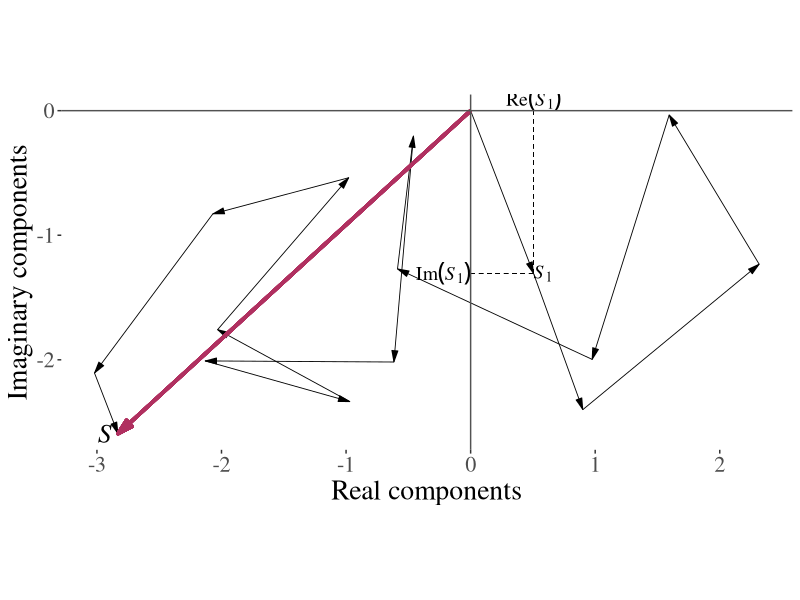

The R script that drew this image: (Note: this script raises an error after producing the figure.)
## ---- chunk 1
library(ggplot2)
library(ggthemes)
  theme_set(theme_tufte() +
  theme(text=element_text(size=20, family="serif")))
library(caret)
library(patchwork)
library(scales)

set.seed(123456789, kind="Mersenne-Twister")
## ---- chunk 2
N <- 15 # number of scatterers
sigma2 <- 1
RAi <- c(rnorm(n = N, mean = 0, sd = sqrt(sigma2)))
IAi <- c(rnorm(n = N, mean = 0, sd = sqrt(sigma2)))

DATA <- data.frame(RAi, IAi)

ggplot(data=DATA) +
  geom_segment(aes(x=c(0, cumsum(RAi)[1:(N-1)]), # All vectors
                   y=c(0, cumsum(IAi)[1:(N-1)]), 
                   xend=cumsum(RAi), yend=cumsum(IAi)), 
               arrow=arrow(ends="last", 
                           type = "closed", 
                           angle = 15, 
                           length = unit(.3, units="cm")), 
               linewidth=.3, color="black") +
  geom_segment(aes(x=0, y=0, xend=sum(RAi), yend=sum(IAi)), # Sum of the vectors
               arrow=arrow(ends="last", 
                           type = "closed", 
                           angle = 15, 
                           length = unit(.4, units="cm")), 
               linewidth=1.2,
               col="maroon") +
  geom_segment(aes(x=RAi[1], xend=RAi[1], y=0, yend=IAi[1]), linewidth=.2, linetype="dashed") +
  geom_segment(aes(x=0, xend=RAi[1], y=IAi[1], yend=IAi[1]), linewidth=.2, linetype="dashed") +
  annotate("text", label="Re(italic(S)[1])", parse=TRUE, x=RAi[1], y=0, vjust=0, size=5, family="serif") +
  annotate("text", label="Im(italic(S)[1])", parse=TRUE, x=0, y=IAi[1], hjust=1, size=5, family="serif") +
  annotate("text", label="italic(S)[1]", parse=TRUE, x=RAi[1], y=IAi[1], hjust=0, size=5, family="serif") +
  annotate("text", label="italic(S)", parse=TRUE, x=sum(RAi)-.05, y=sum(IAi), hjust=1, size=7, family="serif") +
  geom_hline(yintercept=0, col="grey32") +
  geom_vline(xintercept=0, col="grey32") +
  coord_fixed() +
  xlab("Real components") + ylab("Imaginary components") 
## ---- chunk 3
#| echo: false
#| fig-align: center
#| fig-width: 10
#| fig-height: 10
#| out-width: "100%"
knitr::include_graphics("../Figures/entropy.jpg")
